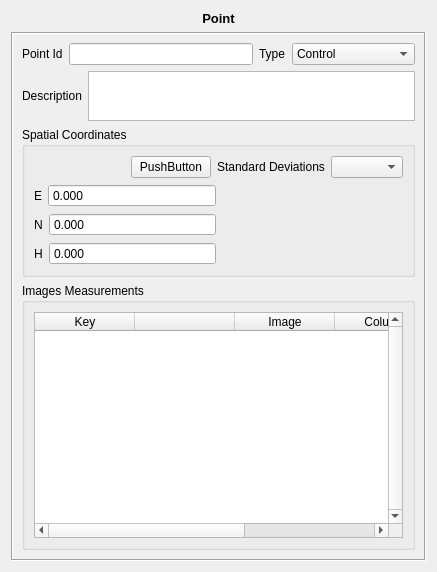
<?xml version="1.0" encoding="UTF-8"?>
<ui version="4.0">
 <class>Ponto</class>
 <widget class="QWidget" name="Ponto">
  <property name="geometry">
   <rect>
    <x>0</x>
    <y>0</y>
    <width>437</width>
    <height>572</height>
   </rect>
  </property>
  <property name="windowTitle">
   <string>Form</string>
  </property>
  <layout class="QVBoxLayout" name="verticalLayout_5">
   <item>
    <widget class="QLabel" name="label_5">
     <property name="text">
      <string>&lt;!DOCTYPE HTML PUBLIC &quot;-//W3C//DTD HTML 4.0//EN&quot; &quot;http://www.w3.org/TR/REC-html40/strict.dtd&quot;&gt;
&lt;html&gt;&lt;head&gt;&lt;meta name=&quot;qrichtext&quot; content=&quot;1&quot; /&gt;&lt;style type=&quot;text/css&quot;&gt;
p, li { white-space: pre-wrap; }
&lt;/style&gt;&lt;/head&gt;&lt;body style=&quot; font-family:'Sans'; font-size:10pt; font-weight:400; font-style:normal;&quot;&gt;
&lt;p style=&quot; margin-top:0px; margin-bottom:0px; margin-left:0px; margin-right:0px; -qt-block-indent:0; text-indent:0px;&quot;&gt;&lt;span style=&quot; font-weight:600;&quot;&gt;Point&lt;/span&gt;&lt;/p&gt;&lt;/body&gt;&lt;/html&gt;</string>
     </property>
     <property name="alignment">
      <set>Qt::AlignCenter</set>
     </property>
    </widget>
   </item>
   <item>
    <widget class="QFrame" name="frame">
     <property name="frameShape">
      <enum>QFrame::Box</enum>
     </property>
     <property name="frameShadow">
      <enum>QFrame::Sunken</enum>
     </property>
     <layout class="QVBoxLayout" name="verticalLayout_4">
      <item>
       <layout class="QHBoxLayout" name="horizontalLayout_4">
        <item>
         <layout class="QHBoxLayout" name="horizontalLayout">
          <item>
           <widget class="QLabel" name="label">
            <property name="text">
             <string>Point Id</string>
            </property>
           </widget>
          </item>
          <item>
           <widget class="QLineEdit" name="lineEdit_gcp_id"/>
          </item>
         </layout>
        </item>
        <item>
         <layout class="QHBoxLayout" name="horizontalLayout_3">
          <item>
           <widget class="QLabel" name="label_9">
            <property name="text">
             <string>Type</string>
            </property>
           </widget>
          </item>
          <item>
           <widget class="QComboBox" name="typeComboBox">
            <item>
             <property name="text">
              <string>Control</string>
             </property>
            </item>
            <item>
             <property name="text">
              <string>Checking</string>
             </property>
            </item>
            <item>
             <property name="text">
              <string>Photogrammetric</string>
             </property>
            </item>
           </widget>
          </item>
         </layout>
        </item>
       </layout>
      </item>
      <item>
       <layout class="QHBoxLayout" name="horizontalLayout_2">
        <item>
         <widget class="QLabel" name="label_2">
          <property name="text">
           <string>Description</string>
          </property>
         </widget>
        </item>
        <item>
         <widget class="QTextEdit" name="textEditDescription">
          <property name="maximumSize">
           <size>
            <width>16777215</width>
            <height>50</height>
           </size>
          </property>
         </widget>
        </item>
       </layout>
      </item>
      <item>
       <widget class="QGroupBox" name="groupBox">
        <property name="title">
         <string>Spatial Coordinates</string>
        </property>
        <layout class="QVBoxLayout" name="verticalLayout_2">
         <item>
          <layout class="QHBoxLayout" name="horizontalLayout_6">
           <item>
            <spacer name="horizontalSpacer">
             <property name="orientation">
              <enum>Qt::Horizontal</enum>
             </property>
             <property name="sizeHint" stdset="0">
              <size>
               <width>40</width>
               <height>20</height>
              </size>
             </property>
            </spacer>
           </item>
           <item>
            <widget class="SigmaFormDialogButton" name="sigmaDialogButton">
             <property name="text">
              <string>PushButton</string>
             </property>
            </widget>
           </item>
           <item>
            <widget class="QLabel" name="label_3">
             <property name="text">
              <string>Standard Deviations</string>
             </property>
            </widget>
           </item>
           <item>
            <widget class="SigmaFormTypeSelector" name="sigmaSelector"/>
           </item>
          </layout>
         </item>
         <item>
          <layout class="QHBoxLayout" name="horizontalLayout_5" stretch="1,1">
           <item>
            <layout class="QVBoxLayout" name="verticalLayout">
             <item>
              <layout class="QHBoxLayout" name="horizontalLayout_10" stretch="0,1">
               <item>
                <widget class="QLabel" name="label_12">
                 <property name="text">
                  <string>E</string>
                 </property>
                </widget>
               </item>
               <item>
                <widget class="EfotoDoubleSpinBox" name="eDoubleSpinBox">
                 <property name="buttonSymbols">
                  <enum>QAbstractSpinBox::NoButtons</enum>
                 </property>
                 <property name="accelerated">
                  <bool>true</bool>
                 </property>
                 <property name="suffix">
                  <string/>
                 </property>
                 <property name="decimals">
                  <number>3</number>
                 </property>
                 <property name="minimum">
                  <double>0.000000000000000</double>
                 </property>
                 <property name="maximum">
                  <double>999999.000000000000000</double>
                 </property>
                 <property name="value">
                  <double>0.000000000000000</double>
                 </property>
                </widget>
               </item>
              </layout>
             </item>
             <item>
              <layout class="QHBoxLayout" name="horizontalLayout_11" stretch="0,1">
               <item>
                <widget class="QLabel" name="label_4">
                 <property name="text">
                  <string>N</string>
                 </property>
                </widget>
               </item>
               <item>
                <widget class="EfotoDoubleSpinBox" name="nDoubleSpinBox">
                 <property name="buttonSymbols">
                  <enum>QAbstractSpinBox::NoButtons</enum>
                 </property>
                 <property name="accelerated">
                  <bool>true</bool>
                 </property>
                 <property name="decimals">
                  <number>3</number>
                 </property>
                 <property name="minimum">
                  <double>0.000000000000000</double>
                 </property>
                 <property name="maximum">
                  <double>9999999.000000000000000</double>
                 </property>
                 <property name="value">
                  <double>0.000000000000000</double>
                 </property>
                </widget>
               </item>
              </layout>
             </item>
             <item>
              <layout class="QHBoxLayout" name="horizontalLayout_12" stretch="0,1">
               <item>
                <widget class="QLabel" name="label_10">
                 <property name="text">
                  <string>H</string>
                 </property>
                </widget>
               </item>
               <item>
                <widget class="EfotoDoubleSpinBox" name="hDoubleSpinBox">
                 <property name="buttonSymbols">
                  <enum>QAbstractSpinBox::NoButtons</enum>
                 </property>
                 <property name="accelerated">
                  <bool>true</bool>
                 </property>
                 <property name="decimals">
                  <number>3</number>
                 </property>
                 <property name="minimum">
                  <double>-999.000000000000000</double>
                 </property>
                 <property name="maximum">
                  <double>9999.000000000000000</double>
                 </property>
                </widget>
               </item>
              </layout>
             </item>
            </layout>
           </item>
           <item>
            <widget class="SigmaFormContent" name="sigmaContent">
             <property name="frameShape">
              <enum>QFrame::NoFrame</enum>
             </property>
             <property name="frameShadow">
              <enum>QFrame::Raised</enum>
             </property>
             <property name="lineWidth">
              <number>0</number>
             </property>
            </widget>
           </item>
          </layout>
         </item>
        </layout>
       </widget>
      </item>
      <item>
       <widget class="QGroupBox" name="groupBox_2">
        <property name="title">
         <string>Images Measurements</string>
        </property>
        <layout class="QVBoxLayout" name="verticalLayout_3">
         <item>
          <widget class="QTableWidget" name="imageMeasurementsTable">
           <property name="verticalScrollBarPolicy">
            <enum>Qt::ScrollBarAlwaysOn</enum>
           </property>
           <property name="horizontalScrollBarPolicy">
            <enum>Qt::ScrollBarAsNeeded</enum>
           </property>
           <attribute name="verticalHeaderVisible">
            <bool>false</bool>
           </attribute>
           <attribute name="verticalHeaderVisible">
            <bool>false</bool>
           </attribute>
           <column>
            <property name="text">
             <string>Key</string>
            </property>
           </column>
           <column>
            <property name="text">
             <string/>
            </property>
            <property name="textAlignment">
             <set>AlignHCenter|AlignVCenter|AlignCenter</set>
            </property>
           </column>
           <column>
            <property name="text">
             <string>Image</string>
            </property>
           </column>
           <column>
            <property name="text">
             <string>Column</string>
            </property>
           </column>
           <column>
            <property name="text">
             <string>Line</string>
            </property>
           </column>
          </widget>
         </item>
        </layout>
       </widget>
      </item>
     </layout>
    </widget>
   </item>
  </layout>
 </widget>
 <customwidgets>
  <customwidget>
   <class>SigmaFormTypeSelector</class>
   <extends>QComboBox</extends>
   <header>SigmaForm.h</header>
  </customwidget>
  <customwidget>
   <class>SigmaFormContent</class>
   <extends>QFrame</extends>
   <header>SigmaForm.h</header>
   <container>1</container>
  </customwidget>
  <customwidget>
   <class>EfotoDoubleSpinBox</class>
   <extends>QDoubleSpinBox</extends>
   <header>EfotoDoubleSpinBox.h</header>
  </customwidget>
  <customwidget>
   <class>SigmaFormDialogButton</class>
   <extends>QPushButton</extends>
   <header>SigmaForm.h</header>
  </customwidget>
 </customwidgets>
 <tabstops>
  <tabstop>lineEdit_gcp_id</tabstop>
  <tabstop>typeComboBox</tabstop>
  <tabstop>textEditDescription</tabstop>
  <tabstop>sigmaDialogButton</tabstop>
  <tabstop>sigmaSelector</tabstop>
  <tabstop>eDoubleSpinBox</tabstop>
  <tabstop>nDoubleSpinBox</tabstop>
  <tabstop>hDoubleSpinBox</tabstop>
  <tabstop>imageMeasurementsTable</tabstop>
 </tabstops>
 <resources/>
 <connections/>
</ui>
